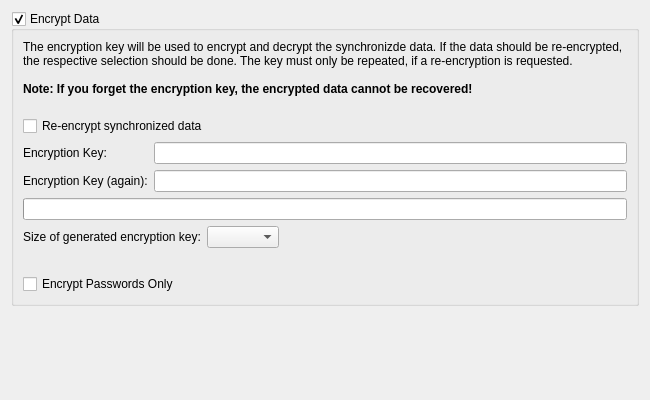
<?xml version="1.0" encoding="UTF-8"?>
<ui version="4.0">
 <class>SyncEncryptionPage</class>
 <widget class="QWizardPage" name="SyncEncryptionPage">
  <property name="geometry">
   <rect>
    <x>0</x>
    <y>0</y>
    <width>650</width>
    <height>400</height>
   </rect>
  </property>
  <property name="title">
   <string>Encryption Settings</string>
  </property>
  <property name="subTitle">
   <string>Please select, if the synchronized data should be encrypted and enter the encryption key</string>
  </property>
  <layout class="QVBoxLayout" name="verticalLayout">
   <item>
    <widget class="QGroupBox" name="encryptionGroupBox">
     <property name="toolTip">
      <string>Select to encrypt the synchronzed data</string>
     </property>
     <property name="title">
      <string>Encrypt Data</string>
     </property>
     <property name="checkable">
      <bool>true</bool>
     </property>
     <layout class="QGridLayout" name="gridLayout">
      <item row="0" column="0" colspan="2">
       <widget class="QLabel" name="label_3">
        <property name="text">
         <string>&lt;p&gt;The encryption key will be used to encrypt and decrypt the synchronizde data. If the data should be re-encrypted, the respective selection should be done. The key must only be repeated, if a re-encryption is requested.&lt;br/&gt;&lt;br/&gt;&lt;b&gt;Note: If you forget the encryption key, the encrypted data cannot be recovered!&lt;/b&gt;&lt;br/&gt;&lt;/p&gt;</string>
        </property>
        <property name="wordWrap">
         <bool>true</bool>
        </property>
       </widget>
      </item>
      <item row="1" column="0" colspan="2">
       <widget class="QCheckBox" name="reencryptCheckBox">
        <property name="toolTip">
         <string>Select to re-encrypt the synchronized data</string>
        </property>
        <property name="text">
         <string>Re-encrypt synchronized data</string>
        </property>
       </widget>
      </item>
      <item row="2" column="0">
       <widget class="QLabel" name="label">
        <property name="text">
         <string>Encryption Key:</string>
        </property>
       </widget>
      </item>
      <item row="2" column="1">
       <widget class="QLineEdit" name="encryptionKeyEdit">
        <property name="toolTip">
         <string>Enter the encryption key</string>
        </property>
        <property name="echoMode">
         <enum>QLineEdit::Password</enum>
        </property>
       </widget>
      </item>
      <item row="3" column="0">
       <widget class="QLabel" name="label_2">
        <property name="text">
         <string>Encryption Key (again):</string>
        </property>
       </widget>
      </item>
      <item row="3" column="1">
       <widget class="QLineEdit" name="encryptionKeyAgainEdit">
        <property name="toolTip">
         <string>Repeat the encryption key</string>
        </property>
        <property name="echoMode">
         <enum>QLineEdit::Password</enum>
        </property>
       </widget>
      </item>
      <item row="4" column="0" colspan="2">
       <widget class="E5PasswordMeter" name="passwordMeter">
        <property name="toolTip">
         <string>Shows an indication for the encryption key strength</string>
        </property>
       </widget>
      </item>
      <item row="5" column="0" colspan="2">
       <layout class="QHBoxLayout" name="horizontalLayout">
        <item>
         <widget class="QLabel" name="label_4">
          <property name="text">
           <string>Size of generated encryption key:</string>
          </property>
         </widget>
        </item>
        <item>
         <widget class="QComboBox" name="keySizeComboBox">
          <property name="toolTip">
           <string>Select the size of the generated encryption key</string>
          </property>
         </widget>
        </item>
        <item>
         <spacer name="horizontalSpacer">
          <property name="orientation">
           <enum>Qt::Horizontal</enum>
          </property>
          <property name="sizeHint" stdset="0">
           <size>
            <width>40</width>
            <height>20</height>
           </size>
          </property>
         </spacer>
        </item>
       </layout>
      </item>
      <item row="6" column="0" colspan="2">
       <widget class="QLabel" name="errorLabel">
        <property name="styleSheet">
         <string notr="true">color : red;</string>
        </property>
        <property name="wordWrap">
         <bool>true</bool>
        </property>
       </widget>
      </item>
      <item row="7" column="0" colspan="2">
       <widget class="QCheckBox" name="loginsOnlyCheckBox">
        <property name="toolTip">
         <string>Select to encrypt only the passwords</string>
        </property>
        <property name="text">
         <string>Encrypt Passwords Only</string>
        </property>
       </widget>
      </item>
     </layout>
    </widget>
   </item>
   <item>
    <spacer name="verticalSpacer">
     <property name="orientation">
      <enum>Qt::Vertical</enum>
     </property>
     <property name="sizeHint" stdset="0">
      <size>
       <width>20</width>
       <height>191</height>
      </size>
     </property>
    </spacer>
   </item>
  </layout>
 </widget>
 <customwidgets>
  <customwidget>
   <class>E5PasswordMeter</class>
   <extends>QProgressBar</extends>
   <header>E5Gui/E5PasswordMeter</header>
  </customwidget>
 </customwidgets>
 <tabstops>
  <tabstop>encryptionGroupBox</tabstop>
  <tabstop>reencryptCheckBox</tabstop>
  <tabstop>encryptionKeyEdit</tabstop>
  <tabstop>encryptionKeyAgainEdit</tabstop>
  <tabstop>keySizeComboBox</tabstop>
  <tabstop>loginsOnlyCheckBox</tabstop>
 </tabstops>
 <resources/>
 <connections/>
</ui>
